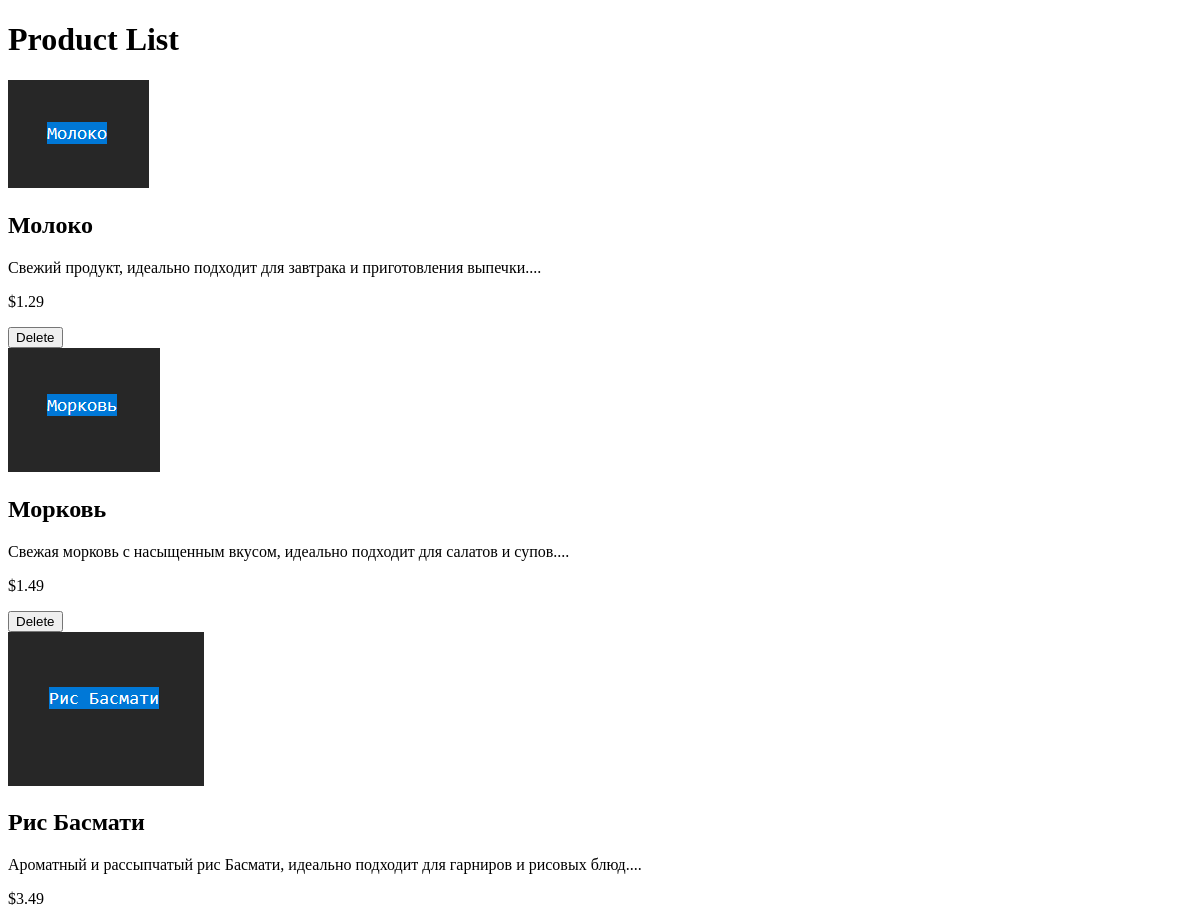
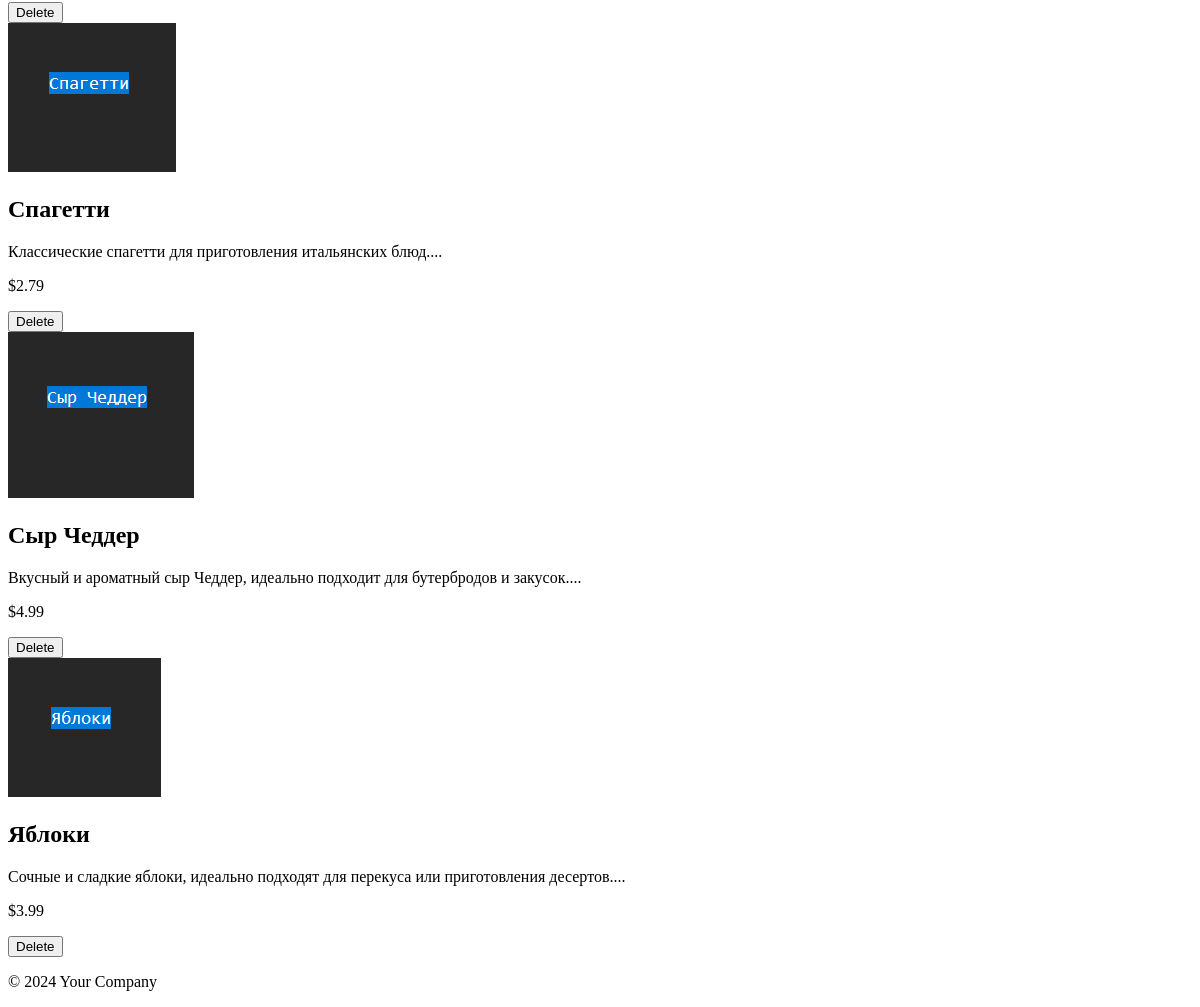
Page /catalog/ on the committed database (2 pictures, top to bottom).
### catalog/models.py (models this page shows, shortened)
class Product(models.Model):
    name = models.CharField(max_length=255)
    description = models.TextField()
    price = models.DecimalField(max_digits=10, decimal_places=2)
    image = models.ImageField(upload_to='products/images/', blank=True)
    category = models.ForeignKey(Category, related_name='products', on_delete=models.SET_NULL, null=True)
    stock = models.PositiveIntegerField(default=0)
    is_active = models.BooleanField(default=True)
    class Meta:
        ordering = ['name']

### catalog/views.py (the view)
# urls.py: path('catalog/', ProductsListView.as_view(), name='products_list'),
class ProductsListView(ListView):
    model = Product
    template_name = 'catalog/products_list.html'
    context_object_name = 'products'
    queryset = Product.objects.filter(is_active=True)

### templates/catalog/products_list.html (shortened to what this page needs)
<!DOCTYPE html>
<html lang="en">
<head>
    {% load static %}
    <link rel="stylesheet" href="{% static 'catalog/styles.css' %}">
</head>
<body>
<header>
    <h1>Product List</h1>
</header>
<main>
    {% if products %}
<section class="product-grid">
    {% for product in products %}
<article class="product-card">
    {% if product.image %}
    <img src="{{ product.image.url }}" alt="{{ product.name }}" class="product-image">
    {% else %}
    <img src="{% static 'catalog/default-image.jpg' %}" alt="Default image" class="product-image">
    {% endif %}
<div class="product-info">
    <h2 class="product-name">{{ product.name }}</h2>
    <p class="product-description">{{ product.description|slice:":100" }}...</p>
<p class="product-price">${{ product.price }}</p>
    <button class="delete-btn" data-url="{% url 'catalog:delete_product' product.pk %}">Delete</button>
</div>
</article>
    {% endfor %}
</section>
    {% else %}
    <p>No products available.</p>
    {% endif %}
</main>
<footer>
    <p>&copy; 2024 Your Company</p>
</footer>
</body>
</html>

### rows in the picture
Product: image (picture), name "Молоко", description "Свежий продукт, идеально подходит для завтрака и приготовления выпечки.", price "1.29"
Product: image (picture), name "Морковь", description "Свежая морковь с насыщенным вкусом, идеально подходит для салатов и супов.", price "1.49"
Product: image (picture), name "Рис Басмати", description "Ароматный и рассыпчатый рис Басмати, идеально подходит для гарниров и рисовых блюд.", price "3.49"
Product: image (picture), name "Спагетти", description "Классические спагетти для приготовления итальянских блюд.", price "2.79"
Product: image (picture), name "Сыр Чеддер", description "Вкусный и ароматный сыр Чеддер, идеально подходит для бутербродов и закусок.", price "4.99"
Product: image (picture), name "Яблоки", description "Сочные и сладкие яблоки, идеально подходят для перекуса или приготовления десертов.", price "3.99"
